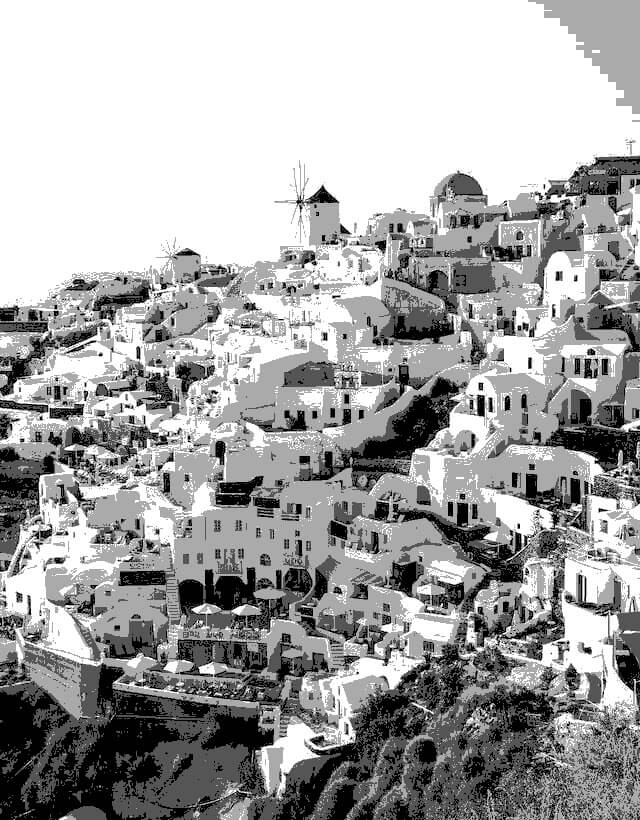
#> input picture Huffman_coding/input_image.jpg, 640 x 820 px
$ python Huffman_coding_RGB.py
#> lines starting #> are read from the running program, lines starting #| are printed output that depends on the picture
### Huffman_coding/huffman_core.py
"""
huffman_core.py
Shared Huffman helpers (canonical Huffman coding) used by the grayscale
and RGB scripts.

Idea: instead of storing the whole tree, we only compute the *length* of every
symbol's code. Codes are then rebuilt in "canonical" order, so the decoder
needs just 256 length values (one byte each) to recreate the same codes.
"""

import heapq
import itertools
import struct
from collections import Counter

import numpy as np

MAGIC = b"HUFF"


# ----------------------------------------------------------------------------
# Building the code
# ----------------------------------------------------------------------------
def code_lengths(freq):
    """Return {symbol: code_length} from {symbol: count} using the Huffman merge."""
    if len(freq) == 1:                       # image with a single pixel value
        return {s: 1 for s in freq}

    tie = itertools.count()                  # keeps heap ordering stable
    heap = [(count, next(tie), [sym]) for sym, count in freq.items()]
    heapq.heapify(heap)
    depth = {sym: 0 for sym in freq}

    while len(heap) > 1:
        c1, _, group1 = heapq.heappop(heap)
        c2, _, group2 = heapq.heappop(heap)
        for sym in group1 + group2:          # every merge pushes symbols 1 level deeper
            depth[sym] += 1
        heapq.heappush(heap, (c1 + c2, next(tie), group1 + group2))
    return depth


def canonical_codes(lengths):
    """Return {symbol: 'bitstring'} built in canonical order from the lengths."""
    codes = {}
    code, prev_len = 0, 0
    for sym, length in sorted(lengths.items(), key=lambda kv: (kv[1], kv[0])):
        code <<= (length - prev_len)
        codes[sym] = format(code, f"0{length}b")
        code += 1
        prev_len = length
    return codes


# ----------------------------------------------------------------------------
# Encoding / decoding one channel (flat uint8 array)
# ----------------------------------------------------------------------------
def encode_channel(flat):
    """Return (lengths_dict, payload_bytes, number_of_bits)."""
    freq = Counter(flat.tolist())
    lengths = code_lengths(freq)
    codes = canonical_codes(lengths)

    lookup = [""] * 256
    for sym, bits in codes.items():
        lookup[sym] = bits
    bitstring = "".join(map(lookup.__getitem__, flat.tolist()))

    nbits = len(bitstring)
    bit_array = np.frombuffer(bitstring.encode("ascii"), dtype=np.uint8) - 48
    payload = np.packbits(bit_array).tobytes()
    return lengths, payload, nbits


def decode_channel(lengths, payload, nbits, count):
    """Rebuild `count` pixel values from the payload."""
    codes = canonical_codes(lengths)
    table = {(len(b), int(b, 2)): sym for sym, b in codes.items()}

    bits = np.unpackbits(np.frombuffer(payload, dtype=np.uint8))[:nbits].tolist()
    out = np.empty(count, dtype=np.uint8)
    code, length, idx = 0, 0, 0
    for bit in bits:
        code = (code << 1) | bit
        length += 1
        sym = table.get((length, code))
        if sym is not None:
            out[idx] = sym
            idx += 1
            code, length = 0, 0
    return out


# ----------------------------------------------------------------------------
# Container file (.bin)
# ----------------------------------------------------------------------------
def write_bin(path, height, width, channels):
    """channels = list of (lengths_dict, payload_bytes, nbits)."""
    with open(path, "wb") as f:
        f.write(MAGIC)
        f.write(struct.pack("<BII", len(channels), height, width))
        for lengths, payload, nbits in channels:
            table = bytes(lengths.get(s, 0) for s in range(256))
            f.write(table)
            f.write(struct.pack("<QQ", nbits, len(payload)))
            f.write(payload)


def read_bin(path):
    with open(path, "rb") as f:
        assert f.read(4) == MAGIC, "Not a valid HUFF file"
        n_ch, height, width = struct.unpack("<BII", f.read(9))
        channels = []
        for _ in range(n_ch):
            table = f.read(256)
            nbits, plen = struct.unpack("<QQ", f.read(16))
            payload = f.read(plen)
            lengths = {s: l for s, l in enumerate(table) if l > 0}
            channels.append((lengths, payload, nbits))
    return height, width, channels


# ----------------------------------------------------------------------------
# Statistics
# ----------------------------------------------------------------------------
def entropy(flat):
    counts = np.bincount(flat, minlength=256).astype(float)
    p = counts[counts > 0] / counts.sum()
    return float(-(p * np.log2(p)).sum())


def average_length(flat, lengths):
    counts = np.bincount(flat, minlength=256)
    total = counts.sum()
    return float(sum(counts[s] * l for s, l in lengths.items()) / total)

### Huffman_coding/Huffman_coding_RGB.py
"""
Huffman_coding_RGB.py  -  Colour (RGB) image compression, one Huffman code per channel.

Put your image next to this file and name it:  input_image.jpg
(or pass a different path:  python Huffman_coding_RGB.py my_photo.png)
"""

import os
import sys

import matplotlib
matplotlib.use("Agg")
import matplotlib.pyplot as plt
import numpy as np
from PIL import Image

import huffman_core as hc

INPUT_IMAGE = sys.argv[1] if len(sys.argv) > 1 else "input_image.jpg"
RESULTS_DIR = "results"
NAMES = ["Red", "Green", "Blue"]
COLORS = ["red", "green", "blue"]


def main():
    os.makedirs(RESULTS_DIR, exist_ok=True)

    if not os.path.exists(INPUT_IMAGE):
        sys.exit(f"[!] Image '{INPUT_IMAGE}' not found. Place it in this folder.")

    img = np.array(Image.open(INPUT_IMAGE).convert("RGB"), dtype=np.uint8)
#> img is the input picture: shape (820, 640, 3); min 0, max 255, mean 165.8
    h, w, _ = img.shape
#> h = 820; w = 640
    print(f"Loaded '{INPUT_IMAGE}'  ->  {w} x {h} pixels (RGB)")
#| Loaded 'input_image.jpg'  ->  640 x 820 pixels (RGB)

    # Encode each channel separately
    encoded, all_lengths = [], []
    for c in range(3):
        lengths, payload, nbits = hc.encode_channel(img[:, :, c].flatten())
        encoded.append((lengths, payload, nbits))
        all_lengths.append(lengths)
#> after the loop, all_lengths = 3 items; encoded = 3 items

    bin_path = os.path.join(RESULTS_DIR, "compressed_rgb.bin")
    hc.write_bin(bin_path, h, w, encoded)
#> the loop in write_bin, `for lengths, payload, nbits in channels:` made 3 passes

    # Decode + verify
    h2, w2, chans = hc.read_bin(bin_path)
#> in read_bin, `n_ch, height, width = struct.unpack("<BII", f.read(9))`: n_ch = 3; height = 820; width = 640
#> after the loop in read_bin, `for _ in range(n_ch):`: channels = 3 items
#> h2 = 820; w2 = 640; chans = 3 items
    rec = np.stack(
        [hc.decode_channel(*chans[c], count=h2 * w2).reshape(h2, w2) for c in range(3)],
        axis=2,
    )
#> in decode_channel, `codes = canonical_codes(lengths)`: codes = 256 items
#> after the loop in decode_channel, `for bit in bits:`: idx = 524800
    lossless = np.array_equal(img, rec)
    Image.fromarray(rec).save(os.path.join(RESULTS_DIR, "reconstructed_rgb.png"))

    # Stats
    original_bytes = img.size
    compressed_bytes = os.path.getsize(bin_path)
    lines = [
        f"Image size            : {w} x {h}",
        f"Original size         : {original_bytes} bytes",
        f"Compressed size       : {compressed_bytes} bytes",
        f"Compression ratio     : {original_bytes / compressed_bytes:.3f} : 1",
        f"Space saved           : {100 * (1 - compressed_bytes / original_bytes):.2f} %",
        f"Lossless (verified)   : {lossless}",
        "",
    ]
    for c in range(3):
        flat = img[:, :, c].flatten()
        lines.append(
            f"{NAMES[c]:<5} channel -> entropy {hc.entropy(flat):.4f} bpp | "
            f"avg code length {hc.average_length(flat, all_lengths[c]):.4f} bpp"
        )
    report = "\n".join(lines) + "\n"
    print("\n" + report)
#| Image size            : 640 x 820
#| Original size         : 1574400 bytes
#| Compressed size       : 1127014 bytes
#| Compression ratio     : 1.397 : 1
#| Space saved           : 28.42 %
#| Lossless (verified)   : True
#| Red   channel -> entropy 5.6863 bpp | avg code length 5.7225 bpp
#| Green channel -> entropy 5.6863 bpp | avg code length 5.7225 bpp
#| Blue  channel -> entropy 5.6863 bpp | avg code length 5.7225 bpp
    with open(os.path.join(RESULTS_DIR, "stats_rgb.txt"), "w") as f:
        f.write(report)

    # Plots
    fig, ax = plt.subplots(1, 3, figsize=(15, 4.5))
    ax[0].imshow(img)
    ax[0].set_title("Original")
    ax[0].axis("off")
    ax[1].imshow(rec)
    ax[1].set_title(f"Reconstructed (lossless = {lossless})")
    ax[1].axis("off")
    for c in range(3):
        ax[2].plot(np.bincount(img[:, :, c].flatten(), minlength=256),
                   color=COLORS[c], label=NAMES[c], linewidth=1)
    ax[2].set_title("RGB histograms")
    ax[2].set_xlabel("Pixel value")
    ax[2].set_ylabel("Count")
    ax[2].legend()
    plt.tight_layout()
    plt.savefig(os.path.join(RESULTS_DIR, "huffman_rgb_result.png"), dpi=150)
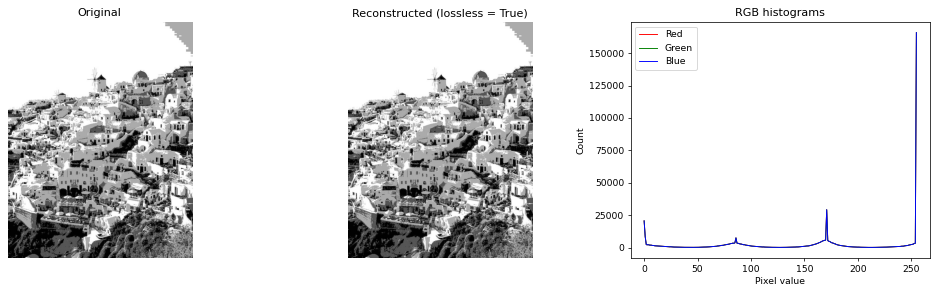
#> figure drawn by matplotlib, 3 panels; panel 3: curve peaks at x = 255, y = 165817; panel 3: curve peaks at x = 255, y = 165817; panel 3: curve peaks at x = 255, y = 165817
    plt.close()

    print(f"Results saved in '{RESULTS_DIR}/'")


if __name__ == "__main__":
    main()
